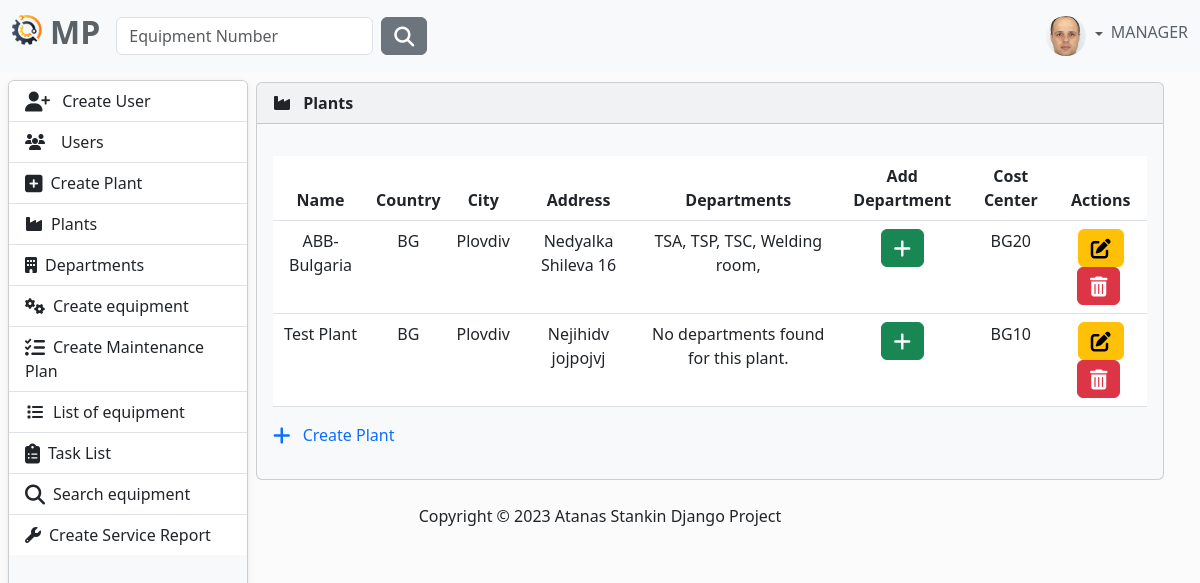
The app's page /plant/list/ (signed in) with its own data.
### MaintenancePlanner/accounts/models.py (models this page shows, shortened)
class AppUser(AbstractUser, PermissionsMixin):
    username = models.CharField(
        max_length=30,
        validators=[
            MinLengthValidator(4),
        ],
        unique=True,
    )
    first_name = models.CharField(
        max_length=30,
        validators=[
            MinLengthValidator(2),
            user_name_validator,
        ]
    )
    last_name = models.CharField(
        max_length=30,
        validators=[
            MinLengthValidator(2),
            user_name_validator,
        ]
    )
    email = models.EmailField(unique=True)
    class Role(models.TextChoices):
        MANAGER = "MANAGER", 'Manager'
        SUPERVISOR = "SUPERVISOR", 'Supervisor'
        OPERATOR = "OPERATOR", 'Operator'
    role = models.CharField(max_length=50, choices=Role.choices)

class Profile(models.Model):
    user = models.OneToOneField(AppUser, on_delete=models.CASCADE)
    image = models.ImageField(
        default='images/default.jpg',
        null=True,
        blank=True,
        upload_to='images/'
    )

### MaintenancePlanner/plant/models.py (models this page shows, shortened)
class Plant(models.Model):
    name = models.CharField(
        max_length=30,
    )
    country = models.CharField(
        max_length=30,
    )
    city = models.CharField(
        max_length=30,
    )
    address = models.CharField(
        max_length=50,
    )
    cost_center = models.CharField(
        max_length=10,
        verbose_name='Cost Center'
    )

class Department(models.Model):
    name = models.CharField(
        max_length=30,
    )
    plant = models.ForeignKey(
        to=Plant,
        on_delete=models.CASCADE,
    )
    def __str__(self):
        return self.name

### MaintenancePlanner/plant/views.py (the view)
# urls.py: path('list/', PlantListView.as_view(), name='plants-list'),
class PlantListView(LoginRequiredMixin, AllowedUsersMixin, ListView):
    allowed_roles = ['MANAGER', 'SUPERVISOR']
    model = Plant
    template_name = 'plant/plant-list.html'
    context_object_name = 'plants'
    def get_context_data(self, **kwargs):
        context = super().get_context_data(**kwargs)
        plants = self.get_queryset()
        departments = {plant.id: plant.department_set.all() for plant in plants}
        context['departments'] = departments
        return context

### MaintenancePlanner/accounts/mixins.py (called while the page is built)
    def dispatch(self, request, *args, **kwargs):
        if request.user.role in self.allowed_roles:
            return super().dispatch(request, *args, **kwargs)
        else:
            return redirect('home-page')

### MaintenancePlanner/plant/templatetags/plant_tags.py (called while the page is built)
@register.filter
def get_departments(departments, plant_id):
    return departments.get(plant_id, [])

### MaintenancePlanner/plant/templates/plant/plant-list.html (shortened to what this page needs)
{% extends "base.html" %}
{% load plant_tags %}
{% block content %}
    <div class="card bg-light ms-1 me-4 mb-4 mt-0">
        <div class="card-header">
            <i class="fa-solid fa-industry me-2"></i>
            <strong>Plants</strong>
        </div>
        <div class="card-body">
            <p class="card-text">
                {% if plants %}
                    <div class="table-responsive">
                    <table class="table table-hover">
                        <thead class="text-center">
                        <tr>
                            <th scope="col">Name</th>
                            <th scope="col">Country</th>
                            <th scope="col">City</th>
                            <th scope="col">Address</th>
                            <th scope="col">Departments</th>
                            <th scope="col">Add Department</th>
                            <th scope="col">Cost Center</th>
                            {% if request.user.role == 'MANAGER' %}
                                <th scope="col">Actions</th>
                            {% endif %}
                        </tr>
                        </thead>
                        <tbody class="text-center">
                        {% for plant in  plants %}
                            <tr>
                                <td>
                                    {{ plant.name }}
                                </td>
                                <td>
                                    {{ plant.country }}
                                </td>
                                <td>
                                    {{ plant.city }}
                                </td>
                                <td>
                                    {{ plant.address }}
                                </td>
                                <td>
                                    {% with departments|get_departments:plant.id as plant_departments %}
                                        {% for department in plant_departments %}
                                            {{ department }},
                                        {% empty %}
                                            No departments found for this plant.
                                        {% endfor %}
                                    {% endwith %}
                                </td>
                                <td>
                                    <a class="btn btn-success" href="{% url 'create-department' %}">
                                        <i class="fa-solid fa-plus fa-lg"></i>
                                    </a>
                                </td>
                                <td>
                                    {{ plant.cost_center }}
                                </td>
                            {% if request.user.role == 'MANAGER' %}
                                <td>
                                    <a class="btn btn-warning" href="{% url 'update-plant' plant.id %}">
                                        <i class="fa-solid fa-pen-to-square fa-lg"></i>
                                    </a>
                                    <button type="button" class="btn btn-danger me-1"
                                            href="{% url 'delete-plant' plant.id %}"
                                            data-bs-toggle="modal"
                                            data-bs-target="#myModal2{{ plant.id }}">
                                        <i class="fa-solid fa-trash-can fa-lg"></i>
                                    </button>
                                </td>
                            {% endif %}
                            </tr>
                        {% endfor %}
                        </tbody>
                    </table>
                {% else %}
                    <div class="row justify-content-center">
                        <div class="col-md-6 text-center">
                            <h5 class="alert alert-primary ms-4 me-4">There is no plants in the record </h5>
                        </div>
                    </div>
                {% endif %}
                {% if request.user.role == 'MANAGER' %}
                    <a class="link-primary text-decoration-none" href="{% url 'create-plant' %}">
                        <i class="fa-solid fa-plus fa-lg me-2"></i>
                        Create Plant
                    </a>
                {% endif %}
                </div>
            </p>
        </div>
    </div>
{% endblock %}

### templates/partials/navbar.html (shortened to what this page needs)
{% load static %}
<nav class="navbar navbar-expand-lg bg-light fixed-top" data-bs-theme="light">
    <div class="container-fluid">
        <a class="navbar-brand" href="{% url 'home-page' %}">
            <ul class="navbar-nav ms-auto d-flex flex-row">
                <li><img class="logo me-2" src="{% static 'img/logo.png' %}" alt="logo" height="30"></li>
                <li><h2 style="color: #5a6268; font-weight: bold">MP</h2></li>
            </ul>
        </a>
        <div class="collapse navbar-collapse" id="navbarColor01">
            {% if user.is_authenticated %}
                <form class="d-flex" method=POST action="{% url 'search-equipment' %}">
                    <input class="form-control me-sm-2" type="search" placeholder="Equipment Number"
                           name="number">
                    <button class="btn btn-secondary my-2 my-sm-0" type="submit"><i
                            class="fa-solid fa-magnifying-glass fa-lg"></i></button>
                </form>
            {% endif %}
            <ul class="navbar-nav ms-auto d-flex flex-row">
                {% if not request.user.is_authenticated %}
                    <li class="nav-item">
                        <a class="nav-link" href="{% url 'login' %}"><i
                                class="fa-solid fa-right-to-bracket fa-lg me-2"></i>Sig In
                        </a>
                    </li>
                {% else %}
                    <li class="nav-item dropdown d-flex align-items-center">
                        <div class="btn-group dropdown">
                            <a class="nav-link dropdown-toggle" data-bs-toggle="dropdown" href="#" role="button"
                               aria-haspopup="true" aria-expanded="false">
                                {% if user.profile.image %}
                                    <img src="{{ user.profile.image.url }}" class="rounded-circle" height="40"
                                         loading="lazy"/>
                                {% else %}
                                    <img src="{% static 'img/profile-img.png' %}" class="rounded-circle" height="40"
                                         loading="lazy"/>
                                {% endif %}
                            </a>
                        </div>
                        <h6 style="color: #5a6268">{{ request.user.role }}</h6>
                    </li>
                {% endif %}
            </ul>
        </div>
    </div>
</nav>

### static/css/body.css (style rules this page uses)
body { background-color: #fbfbfb; }

### records on screen
AppUser: profile.image (picture), user.role "MANAGER"
Plant: name "ABB-Bulgaria", country "BG", city "Plovdiv", address "Nedyalka Shileva 16", cost_center "BG20"
Department: name "TSA"
Department: name "TSP"
Department: name "TSC"
Department: name "Welding room"
Plant: name "Test Plant", country "BG", city "Plovdiv", address "Nejihidv jojpojvj", cost_center "BG10"
